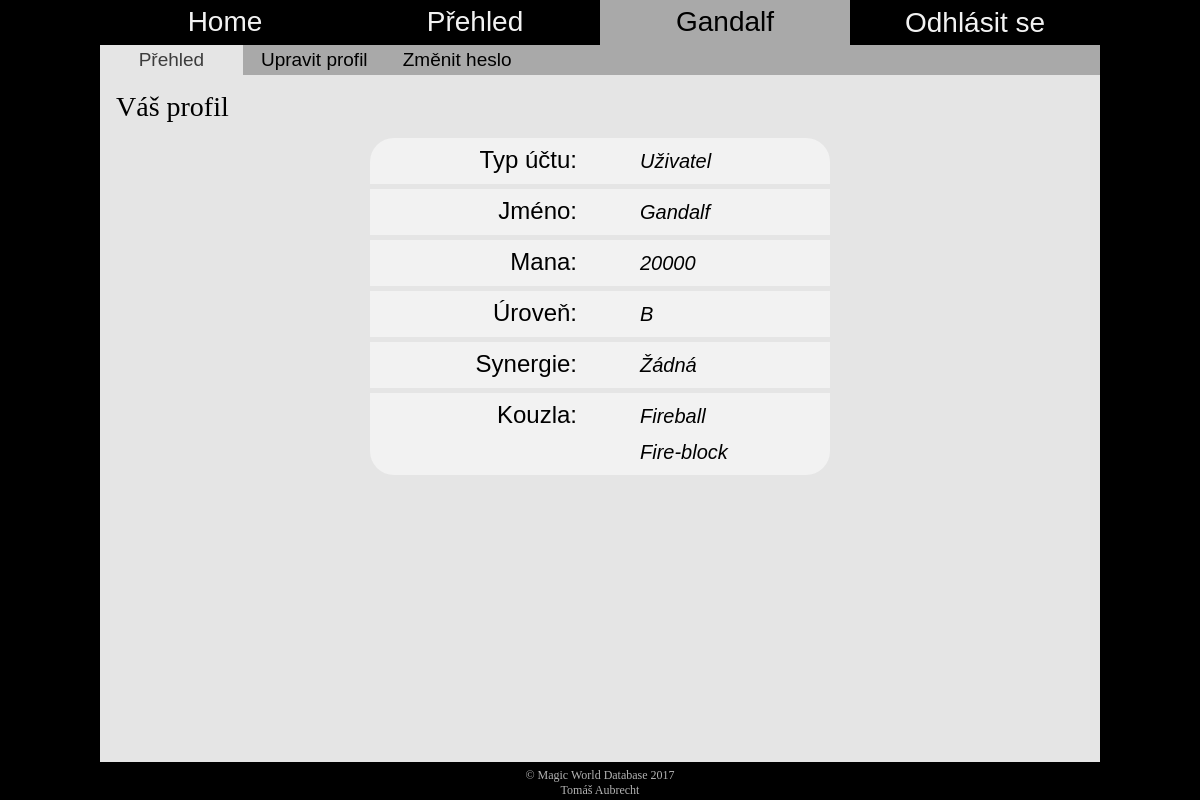
Screenshot of /profile_overview.php (signed in) with the database file from the repository.
### tables this page shows
CREATE TABLE IF NOT EXISTS `Kouzelnik` (
  `jmeno_kouz` varchar(100) NOT NULL,
  `heslo` varchar(100) NOT NULL,
  `mana` int(11) NOT NULL DEFAULT '0',
  `uroven` varchar(2) NOT NULL DEFAULT 'E',
  `synergie` varchar(32) DEFAULT NULL,
  PRIMARY KEY (`jmeno_kouz`),
  KEY `synergie` (`synergie`)
);

CREATE TABLE IF NOT EXISTS `Kouz_umi` (
  `jmeno_kouz` varchar(100) NOT NULL,
  `nazev_kouz` varchar(100) NOT NULL,
  PRIMARY KEY (`jmeno_kouz`,`nazev_kouz`),
  KEY `nazev_kouz` (`nazev_kouz`)
);

### profile_overview.php (the view, shortened to what this page needs)
<?
	include("header.php");
?>
<header>
	<nav class="main-menu">
		<a href="home.php">Home</a>
		<a href="overview_wizards.php">Přehled</a>
		<a href="#" class="selected"><? echo $_SESSION['login']?></a>
		<form method="get">
			<input type="submit" name="logout" value="Odhlásit se">
		</form>
	</nav>
	<nav class="sub-menu">
		<a href="#" class="selected">Přehled</a>
		<a href="profile_edit.php">Upravit profil</a>
		<a href="profile_chpwd.php">Změnit heslo</a>
	</nav>
</header>
<div class="content">
	<h1>Váš profil</h1>
	<div class="profile_content">
	<?php
		include("connect_to_db.php");
		$sqlQuery = 'SELECT * FROM Kouzelnik WHERE jmeno_kouz=\'' . $_SESSION['login'] . '\'';
		$wiz = mysql_query($sqlQuery, $db);
		$wiz = mysql_fetch_array($wiz);
		$sqlQuery = 'SELECT nazev_kouz FROM Kouz_umi WHERE jmeno_kouz=\'' . $_SESSION['login'] . '\'';
		$kouz = mysql_query($sqlQuery, $db);
		echo '
		<div class="profile_part">
			<span>Typ účtu:</span>
			<div class="profile_part_wrapper">
				<p class="profile_db">Uživatel</p>
			</div>
		</div>
		<div class="profile_part">
			<span>Jméno:</span>
			<div class="profile_part_wrapper">
				<p class="profile_db">'.$wiz['jmeno_kouz'].'</p>
			</div>
		</div>
		<div class="profile_part">
			<span>Mana:</span>
			<div class="profile_part_wrapper">
				<p class="profile_db">'.$wiz['mana'].'</p>
			</div>
		</div>
		<div class="profile_part">
			<span>Úroveň:</span>
			<div class="profile_part_wrapper">
				<p class="profile_db">'.$wiz['uroven'].'</p>
			</div>
		</div>
		<div class="profile_part">
			<span>Synergie:</span>
			<div class="profile_part_wrapper">';
			if ($wiz['synergie'] == NULL)
			{
				echo '<p class="profile_db">Žádná</p>';
			}
			else
			{
				echo '<p class="profile_db">'. $wiz['synergie'] .'</p>';
			}
		echo '</div></div>
		<div class="profile_part">
			<span>Kouzla:</span>
			<div class="profile_part_wrapper">';
			if (mysql_num_rows($kouz) == 0)
			{
				echo '<p class="profile_db">Žádná</p>';
			}
			else
			{
				while ($row = mysql_fetch_array($kouz))
				{
					echo '<p class="profile_db">'. $row[0] .'</p>';
				}
			}
		echo'</div></div>';
	?>
	</div>
</div>
<? include("footer.php"); ?>

### css/style.css (style rules this page uses)
html { padding: 0; margin: 0; min-height: 100%; box-sizing: border-box; overflow: auto; }
*, *:before, *:after { box-sizing: inherit; overflow: hidden; padding: 0; margin: 0; }
a { text-decoration: none; }
body { padding: 0; margin: 0; background: #000 url("https://www.stud.fit.vutbr.cz/~xaubre02/pic/magic_forest.png") no-repeat fixed center !important; background-size: cover !important; max-width: 65vw !important; min-width: 1000px; min-height: 480px; width: 100% !important; height: 100%; overflow: auto; margin: auto !important; }
header { width: 100%; height: 75px; opacity: 0.95; }
.main-menu { width: 100%; height: 60%; font-size: 28px; font-family: Impact, Charcoal, sans-serif; background-color: black; }
.main-menu a, .main-menu form { float: left; color: white; width: 25%; height: 100%; text-align: center; transition: color .4s, background-color .4s; }
.main-menu a { padding-top: 6px; }
.main-menu input { width: 100%; height: 100%; font-size: 28px; font-family: Impact, Charcoal, sans-serif; background-color: black; border: none; outline: none; color: white; transition: color .4s, background-color .4s; }
.main-menu .selected, .main-menu .selected:hover { background-color: #b3b3b3; color: black; }
.sub-menu { width: 100%; height: 40%; font-size: 19px; font-family: Impact, Charcoal, sans-serif; background-color: #b3b3b3; }
.sub-menu a { float: left; min-width: 14.2857%; height: 100%; color: black; text-align: center; padding-top: 4px; transition: color .4s, background-color .4s; }
.sub-menu a:hover, .sub-menu .selected { background-color: #f2f2f2; color: #404040; }
.content { overflow: auto; width: 100%; min-height: calc(100vh - 113px); background-color: #f2f2f2; opacity: 0.95; padding: 16px; margin-bottom: 38px; }
.content h1 { font-family: Impact; font-size: 28px; font-weight: 100; margin-bottom: 15px; }
.content p { font-size: 18px; font-weight: 100; padding: 20px 40px; }
.profile_content { margin: auto; width: 460px; border-radius: 24px; }
.profile_part { font-size: 24px; font-family: Impact, Charcoal, sans-serif; margin-top: 5px; background-color: white; min-height: 42px; }
.profile_part:first-child { margin-top: 0px; }
.profile_part span { height: 42px; padding-top: 8px; }
.profile_part p { font-size: 20px; height: 36px; padding-top: 12px; }
.profile_part span { float: left; width: 45%; text-align: right; margin-right: 5%; }
.profile_part_wrapper { float: right; width: 50%; }
.profile_db { float: left; width: 100%; font-style: italic; padding-right: 10px; }
.profile_db:last-child { margin-bottom: 10px; }

### rows the page displays
kouzelnik: jmeno_kouz "Gandalf", mana "20000", uroven "B"
kouz_umi: nazev_kouz "Fireball"
kouz_umi: nazev_kouz "Fire-block"

### other values shown
$_SESSION['login'] "Gandalf"
